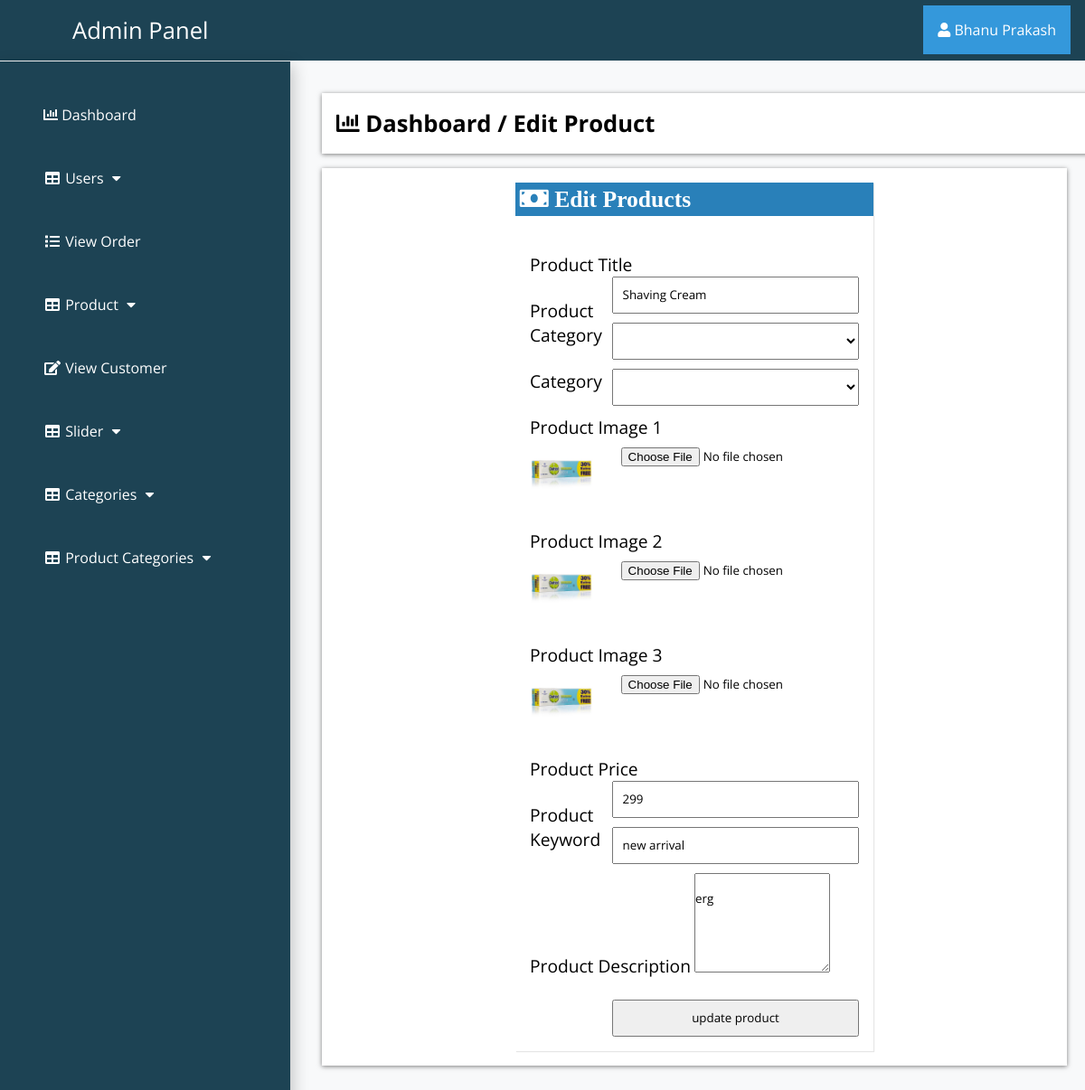
Screenshot of /admin_area/index.php?edit_product=21 (signed in) with the database file from the repository.
### tables this page shows
CREATE TABLE `products` (
  `product_id` int(10) NOT NULL,
  `p_cat_id` int(10) NOT NULL,
  `cat_id` int(10) NOT NULL,
  `date` timestamp NOT NULL DEFAULT current_timestamp() ON UPDATE current_timestamp(),
  `product_title` text NOT NULL,
  `product_img1` text NOT NULL,
  `product_img2` text NOT NULL,
  `product_img3` text NOT NULL,
  `product_price` int(10) NOT NULL,
  `product_desc` text NOT NULL,
  `product_keyword` text NOT NULL
);

### admin_area/edit_product.php (the view, shortened to what this page needs)
<?php
if (!isset($_SESSION['admin_email'])) {
	echo "<script>window.open('login.php','_self')</script>";
} else {
?>
	<?php
	if (isset($_GET['edit_product'])) {
		$edit_id = $_GET['edit_product'];
		$get_p = "select * from products where product_id='$edit_id'";
		$run_edit = mysqli_query($con, $get_p);
		$row_edit = mysqli_fetch_array($run_edit);
		$p_title = $row_edit['product_title'];
		$p_cat = $row_edit['p_cat_id'];
		$cat = $row_edit['cat_id'];
		$p_image1 = $row_edit['product_img1'];
		$p_image2 = $row_edit['product_img2'];
		$p_image3 = $row_edit['product_img3'];
		$p_price = $row_edit['product_price'];
		$p_desc = $row_edit['product_desc'];
		$p_keyword = $row_edit['product_keyword'];
	}
	$get_p_cat = "select * from product_category where p_cat_id='$p_cat'";
	$run_p_cat = mysqli_query($con, $get_p_cat);
	$row_p_cat = mysqli_fetch_array($run_p_cat);
	$p_cat_title = $row_p_cat['p_cat_title'];
	$get_cat = "select * from categories where cat_id='$cat'";
	$run_cat = mysqli_query($con, $get_cat);
	$row_cat = mysqli_fetch_array($run_cat);
	$cat_title = $row_cat['cat_title'];
	?>
	<!DOCTYPE html>
	<html>
	<head>
	</head>
	<body>
		<div class="row">
			<div class="col-lg-12">
				<div class="breadcrump">
					<li class="active">
						<i class="fa fa-bar-chart"></i>
						Dashboard / Edit Product
					</li>
				</div>
			</div>
		</div>
		<div class="row1">
			<div class="row">
				<div class="panel panel-default1">
					<div class="panel-heading">
						<h3 class="panel-title">
							<i class="fa fa-money fa-fw"> Edit Products </i>
						</h3>
					</div>
					<div class="panel-body">
						<form class="form-horizontal" method="post" action="" enctype="multipart/form-data">
							<div class="form-group">
								<label class="col-md-3 control-label">Product Title</label>
								<input type="text" name="product_title" class="form-control" required value="<?php echo $p_title; ?>">
							</div>
							<div class="form-group">
								<label class="col-md-3 control-label">Product Category</label>
								<select name="product_cat" class="form-control">
									<option value="<?php echo $p_cat; ?>"><?php echo $p_cat_title; ?></option>
									<?php
									$get_p_cats = "select * from product_category";
									$run_p_cats = mysqli_query($con, $get_p_cats);
									while ($row_p_cats = mysqli_fetch_array($run_p_cats)) {
										$p_cat_id = $row_p_cats['p_cat_id'];
										$p_cat_title = $row_p_cats['p_cat_title'];
										echo "<option value='$p_cat_id' > $p_cat_title </option>";
									}
									?>
								</select>
							</div>
							<div class="form-group">
								<label class="col-md-3 control-label">Category</label>
								<select name="cat" class="form-control">
									<option value="<?php echo $cat; ?>"><?php echo $cat_title; ?></option>
									<?php
									$get_cat = "select * from categories";
									$run_cat = mysqli_query($con, $get_cat);
									while ($row_cat = mysqli_fetch_array($run_cat)) {
										$cat_id = $row_cat['cat_id'];
										$cat_title = $row_cat['cat_title'];
										echo "<option value='$cat_id' > $cat_title </option>";
									}
									?>
								</select>
							</div>
							<div class="form-group">
								<label class="col-md-3 control-label">Product Image 1</label>
								<input type="file" name="product_img1" class="form-control" required="">
								<br><img src="product_images/<?php echo $p_image1; ?>" width="70" height="70">
							</div>
							<div class="form-group">
								<label class="col-md-3 control-label">Product Image 2</label>
								<input type="file" name="product_img2" class="form-control" required="">
								<br><img src="product_images/<?php echo $p_image2; ?>" width="70" height="70">
							</div>
							<div class="form-group">
								<label class="col-md-3 control-label">Product Image 3</label>
								<input type="file" name="product_img3" class="form-control" required="">
								<br><img src="product_images/<?php echo $p_image3; ?>" width="70" height="70">
							</div>
							<div class="form-group">
								<label class="col-md-3 control-label">Product Price</label>
								<input type="text" name="product_price" class="form-control" required value="<?php
																												echo $p_price;	?>">
							</div>
							<div class="form-group">
								<label class="col-md-3 control-label">Product Keyword</label>
								<input type="text" name="product_keyword" class="form-control" required value="<?php
																												echo $p_keyword;	?>">
							</div>
							<div class="form-group">
								<label class="col-md-3 control-label">Product Description</label>
								<textarea name="product_desc" class="form-control" rows="6" cols="19">
							<?php echo $p_desc; ?>
						</textarea>
							</div>
							<div class="form-group">
								<input type="submit" name="update" value="update product" class="btn btn-primary form-control">
							</div>
						</form>
					</div>
				</div>
			</div>
		</div>
		</head>
		<body>
		</body>
	</html>
<?php } ?>

### admin_area/includes/sidebar.php (shortened to what this page needs)
<?php
if (!isset($_SESSION['admin_email'])) {
  echo "<script>window.open('login.php','_self')</script>";
} else {
?>
  <nav class="navbar-fixed-top">
    <div class="navbar-header">
      <a href="index.php?dashboard" class="navbar-brand"><span>Admin Panel</span></a>
    </div>
    <div class="dropdown">
      <button onclick="myFunction()" class="dropbtn"><i class="fa fa-user"></i> <?php echo $admin_name; ?></a></button>
    </div>
    <div class="collapse navbar-collapse navbar-ex1-collapse">
      <ul class="nav navbar-nav side-nav">
        <li>
          <a href="index.php?dashboard"><i class="fa fa-bar-chart"></i> Dashboard</a>
        </li>
        <li class="button-dropdown">
          <a href="#" class="dropdown-toggle" data-toggle="collapse" data-target="#users"><i class="fa fa-fw fa-table"></i> Users <i class="fa fa-fw fa-caret-down"></i></a>
        </li>
        <li>
          <a href="index.php?view_order">
            <i class="fa fa-fw fa-list"></i> View Order
          </a>
        </li>
        <li class="button-dropdown" id="#products">
          <a href="#" class="dropdown-toggle" data-toggle="collapse" data-target="#products"><i class="fa fa-fw fa-table"></i> Product <i class="fa fa-fw fa-caret-down"></i></a>
        </li>
        <li>
          <a href="index.php?view_customer">
            <i class="fa fa-fw fa-edit"></i> View Customer
          </a>
        </li>
        <li class="button-dropdown">
          <a href="#" class="dropdown-toggle" data-toggle="collapse" data-target="#slider"><i class="fa fa-fw fa-table"></i> Slider <i class="fa fa-fw fa-caret-down"></i></a>
        </li>
        <li class="button-dropdown" id="#category">
          <a href="#" class="dropdown-toggle" data-toggle="collapse" data-target="#category"><i class="fa fa-fw fa-table"></i> Categories <i class="fa fa-fw fa-caret-down"></i></a>
        </li>
        <li class="button-dropdown" id="#products_cat">
          <a href="#" class="dropdown-toggle" data-toggle="collapse" data-target="#products_cat"><i class="fa fa-fw fa-table"></i> Product Categories <i class="fa fa-fw fa-caret-down"></i></a>
        </li>
      </ul>
    </div>
  </nav>
<?php } ?>

### admin_area/css/styles.css (style rules this page uses)
:root { --blue: #2980b9; }
* { font-family: "Open Sans", sans-serif; margin: 0; padding: 0; box-sizing: border-box; text-decoration: none; transition: all 0.2s cubic-bezier(0.37, 1.14, 0.26, 1.24); }
html, body { background-color: rgba(0, 0, 0, 0.1); margin: 0; height: 100vh; overflow: hidden; }
.navbar-fixed-top { background: #1d4354; padding: 1rem; box-shadow: 0px 8px 16px 4px rgba(0, 0, 0, 0.2); }
.navbar-fixed-top a span { margin-left: 4rem; }
.navbar-fixed-top .navbar-brand { font-size: 1.6rem; color: #ffffff; }
.dropbtn { background-color: #3498db; color: white; padding: 16px; font-size: 16px; border: none; cursor: pointer; }
.dropdown { position: relative; display: inline-block; float: right; margin-top: -2.8rem; }
.nav { position: absolute; top: 68px; width: auto; height: 95vh; display: block; background-color: #1d4354; bottom: 0; overflow-y: auto; padding-bottom: 5em; box-shadow: 0px 8px 16px 4px rgba(0, 0, 0, 0.2); margin-left: -1rem; }
.nav > li > a { width: 225px; display: block; color: #ffffff; margin: 3rem; }
.row { width: 77%; background-color: #ffffff; margin: auto; margin-left: 21rem; margin-top: 1rem; padding: 1rem; }
.row1 { display: flex; }
.panel { text-align: left; box-shadow: 1px 1px 1px 0px rgba(0.1, 0.1, 0.1, 0.1); margin: 1rem 0.5rem; background-color: #ffffff; }
.panel-heading .panel-title { background-color: #2980b9; color: #ffffff; padding: 0.3rem; }
.breadcrump .active { font-weight: bold; font-size: 1.6rem; }
.row { list-style: none; box-shadow: 0 1px 5px rgba(0, 0, 0, 0.5); }
.row .fa-money { font-size: 1.6rem; width: 50%; text-align: left; }
.form-group { margin-top: 1.5rem; }
.form-group label { font-size: 1.2rem; }
.form-group input { width: 75%; float: right; padding: 0.6rem; }
.form-group select { width: 75%; float: right; padding: 0.6rem; }
.row .panel-default1 { width: 50%; margin: auto; }
.panel-body { display: flex; align-items: center; justify-content: center; padding: 1rem; flex-wrap: wrap; }

### rows the page displays
products: product_title "Shaving Cream", product_img1 (picture), product_img2 (picture), product_img3 (picture), product_price "299", product_keyword "new arrival", product_desc "erg"

### other values shown
$admin_name "Bhanu Prakash"
